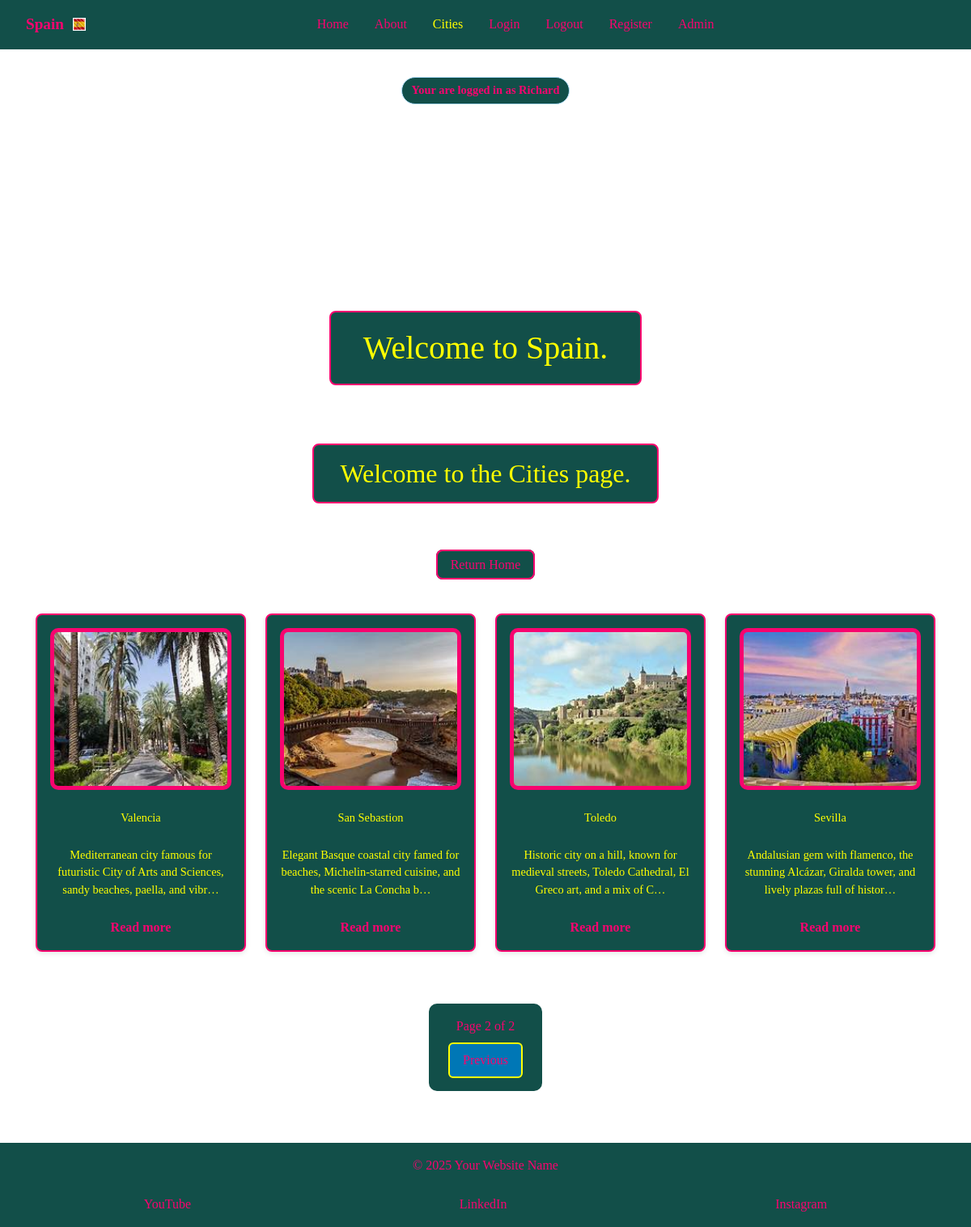
The app's page /cities?page=2 (signed in) with its own data.
### espana_es/models.py (models this page shows, shortened)
class CardText(models.Model):
    title = models.CharField(max_length=30)
    content = models.TextField()
    image_name = models.CharField(
        max_length=20,
        help_text="Enter file name (eg 'Alciante.jpg)",
        default='default.jpg',
        blank=True
    )
    saved_by = models.ManyToManyField(User,
                                      related_name='saved_cards', blank=True)

### espana_es/views.py (the view)
# urls.py: path('cities', views.cities, name='cities'),
def cities(request):
    card_texts = CardText.objects.all().order_by('id')
    for card in card_texts:
        card.display_content = card.content or 'Content coming soon.'
    paginator = Paginator(card_texts, 4)
    page_number = request.GET.get('page')
    page_obj = paginator.get_page(page_number)
    return render(request, 'cities.html',
                  {'active_tab': 'cities',
                   'page_obj': page_obj})

### espana_es/templates/cities.html (shortened to what this page needs)
{% extends 'base.html' %}
{% load static %}
{% block body_class %}morph-page{% endblock %}
{% block morph_images %}
<div class="image-morph">
</div>
{% endblock %}
{% block content %}
<h2 class="color-h2">Welcome to the Cities page.</h2>
<p>
    <a class="color-return" href="{% url 'index' %}">Return Home</a>
</p>
<div class="cards-container">
    {% for card in page_obj %}
    <div class="card" data-url="{% url 'city-details' pk=card.id %}" onclick="window.location = this.dataset.url">
        <img src="{% static 'images/' %}{{ card.image_name }}" alt="{{ card.title }}">
        <p>{{ card.title }}</p>
        <p>{{ card.content|truncatechars:100}}</p>
        <a href="{% url 'city-details' pk=card.id %}" class="read-more">
        Read more
        </a>
    </div>
    {% empty %}
    <p>No cards</p>
    {% endfor %}
</div>
<div class="pagination">
    <div class="page-number">
        <span class="page-info">
            Page {{ page_obj.number }} of {{ page_obj.paginator.num_pages }}
        </span>
    </div>
    {% if page_obj.has_previous %}
    <div class="prev-wrapper">
        <a href="?{% for key, value in request.GET.items %}{% if key != 'page' %}{{ key }}={{ value }}&{% endif %}{% endfor %}page={{ page_obj.previous_page_number}}"
            class="prev-btn">Previous</a>
    </div>
    {% endif %}
</div>
{% endblock %}

### espana_es/templates/base.html (shortened to what this page needs)
{% load static %}
<!doctype html>
<html lang="en">
<head>
    <link href="https://cdn.jsdelivr.net/npm/bootstrap@5.3.8/dist/css/bootstrap.min.css" rel="stylesheet"
>
    <link rel="stylesheet" href="{% static 'CSS/espana.css' %}">
</head>
<body class="{% block body_class %}{% endblock %}">
    {% block morph_images %}
    {% endblock %}
    <nav class="navbar">
        <div class="logo">
            <a href="{% url 'index' %}">
                Spain
                <img src="{% static 'favicon/favicon-32x32.png' %}" alt="logo" class="logo-img">
            </a>
        </div>
        <div class="nav-links" id="nav-links">
            <a href="{% url 'index' %}" class="{% if active_tab == 'index' %}active{% endif %}">Home</a>
            <a href="{% url 'about' %}" class="{% if active_tab == 'about' %}active{% endif %}">About</a>
            <a href="{% url 'cities' %}" class="{% if active_tab == 'cities' %}active{% endif %}">Cities</a>
            <a href="{% url 'login' %}" class="{% if active_tab == 'login' %}active{% endif %}">Login</a>
            <a href="{% url 'logout' %}" class="{% if active_tab == 'logout' %}active{% endif %}">Logout</a>
            <a href="{% url 'register' %}" class="{% if active_tab == 'register' %}active{% endif %}">Register</a>
            <a href="{% url 'admin:index' %}">Admin</a>
        </div>
    </nav>
    {% if request.user.is_authenticated %}
    <div class="auth-badge">
        Your are logged in as {{ request.user.username }}
    </div>
    {% endif %}
    <h1 class="color">Welcome to Spain.</h1>
    <main>
        {% block content %}{% endblock %}
    </main>
    <footer>
        <p class="footer-text">&copy; 2025 Your Website Name</p>
        <div class="social-links">
            <a href="https://www.youtube.com" target="_blank" aria-label="YouTube">YouTube</a>
            <a href="https://www.linkedin.com" target="_blank" aria-label="LinkedIn">LinkedIn</a>
            <a href="https://www.instagram.com" target="_blank" aria-label="Instagram">Instagram</a>
        </div>
    </footer>
</body>
</html>

### records on screen
CardText: image_name (picture), title "San Sebastion", content "Elegant Basque coastal city famed for beaches, Michelin-starred cuisine, and the scenic La Concha b…"
CardText: image_name (picture), title "Sevilla", content "Andalusian gem with flamenco, the stunning Alcázar, Giralda tower, and lively plazas full of histor…"
CardText: image_name (picture), title "Toledo", content "Historic city on a hill, known for medieval streets, Toledo Cathedral, El Greco art, and a mix of C…"
CardText: image_name (picture), title "Valencia", content "Mediterranean city famous for futuristic City of Arts and Sciences, sandy beaches, paella, and vibr…"

### other values on screen
{{ request.user.username }} "Richard"
{{ page_obj.number }} "2"
{{ page_obj.paginator.num_pages }} "2"
